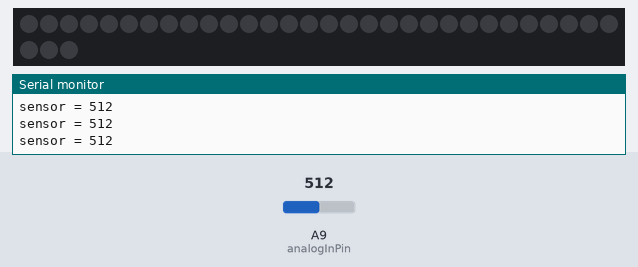
A sketch run on a simulated Arduino Mega 2560, built with avr-gcc and run on an emulated ATmega2560. Shown: 33 RGB LEDs in strip order, left to right, continuing on the next row, the last lines printed to the serial monitor. The inputs (shaded band) are chosen by the test bench; at power-on: A9 (analogInPin) = 512.

Above: at 1.2 s.
1.3 s: A9 (analogInPin) set to 248
4.3 s: A9 (analogInPin) set to 222
At 4.78 s:
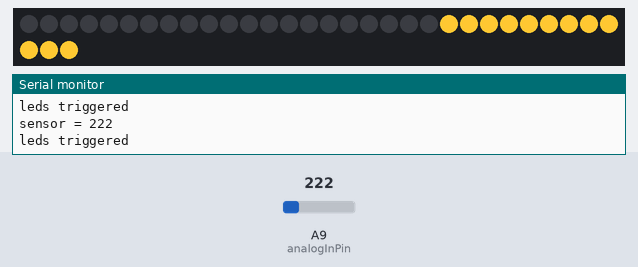
6.7 s: A9 (analogInPin) set to 122
At 7.21 s:
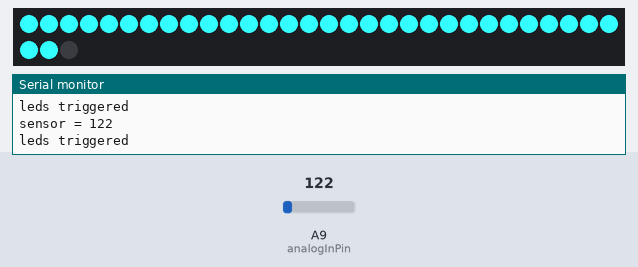
9.4 s: A9 (analogInPin) set to 0
At 9.94 s:
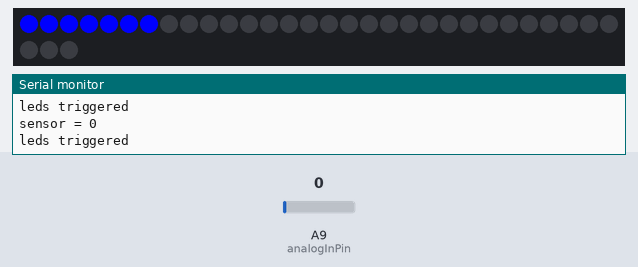

Measured:
- the behaviour switches between 230 and 229 on A9 (analogInPin) (found by bisection; images 0 and 1)
- after the input at 4.3 s, the LEDs: first change at once (image 1 shows a later state)
- after the input at 6.7 s, the LEDs: first differ from a run without the input after 0.36 s (image 2)
- after the input at 9.4 s, the LEDs: first differ from a run without the input after 0.39 s (image 3)

The sketch:

LEFT_SHOE.ino
```cpp
#include <Adafruit_NeoPixel.h>

const int analogInPin = A9;  // Analog input pin that the potentiometer is attached to
Adafruit_NeoPixel strip = Adafruit_NeoPixel(33, 6, NEO_GRB + NEO_KHZ800);
int sensorValue = 0;        // value read from the pot

const int numReadings = 20;

int readings[numReadings];      // the readings from the analog input
int readIndex = 0;              // the index of the current reading
int total = 0;                  // the running total
int average = 0;                // the average

void setup() {
  // initialize serial communications at 9600 bps:
  Serial.begin(9600);
  pinMode(9, INPUT_PULLUP);
  strip.begin();
  strip.show(); // Initialize all pixels to 'off'

  for (int thisReading = 0; thisReading < numReadings; thisReading++) {
    readings[thisReading] = 0;
  }

}

void loop() {
  // read the analog in value:
  sensorValue = analogRead(analogInPin);
  // print the results to the serial monitor:
  Serial.print("sensor = " );
  Serial.println(sensorValue);

  // subtract the last reading:
  total = total - readings[readIndex];
  // read from the sensor:
  readings[readIndex] = sensorValue;
  // add the reading to the total:
  total = total + readings[readIndex];
  // advance to the next position in the array:
  readIndex = readIndex + 1;

  // if we're at the end of the array...
  if (readIndex >= numReadings) {
    // ...wrap around to the beginning:
    readIndex = 0;
  }

  // calculate the average:
  average = total / numReadings;
  /*Serial.print("average = " );
  Serial.println(average);
  int redValue = map(average,127,40,0,255);
  Serial.print("scaled = " );
  Serial.println(redValue);

  for (uint16_t i = 0; i < strip.numPixels(); i++) {
    strip.setPixelColor(i, strip.Color(0,0,0));
    strip.show();
  }
  delay(10);*/
  if (sensorValue < 230 && sensorValue > 200) {
    Serial.println("leds triggered");
    colorWipe(strip.Color(255, 200, 50), 5);
    colorWipe(strip.Color(0, 0, 0), 3);
    }
    else if (sensorValue < 200 && sensorValue > 190) {
    Serial.println("leds triggered");
    colorWipe(strip.Color(0, 255, 0), 5);
    colorWipe(strip.Color(0, 0, 0), 3);
    }
    else if (sensorValue < 190 && sensorValue > 180) {
    Serial.println("leds triggered");
    colorWipe(strip.Color(0, 255, 40), 5);
    colorWipe(strip.Color(0, 0, 0), 3);
    }
    else if (sensorValue < 180 && sensorValue > 170) {
    Serial.println("leds triggered");
    colorWipe(strip.Color(204, 204, 255), 5);
    colorWipe(strip.Color(0, 0, 0), 3);
    }
    else if (sensorValue < 170 && sensorValue > 160) {
    Serial.println("leds triggered");
    colorWipe(strip.Color(50, 0, 13), 5);
    colorWipe(strip.Color(0, 0, 0), 3);
    }
    else if (sensorValue < 160 && sensorValue > 150) {
    Serial.println("leds triggered");
    colorWipe(strip.Color(0, 255, 30), 5);
    colorWipe(strip.Color(0, 0, 0), 3);
    }
    else if (sensorValue < 150 && sensorValue > 140) {
    Serial.println("leds triggered");
    colorWipe(strip.Color(255, 0, 255), 5);
    colorWipe(strip.Color(0, 0, 0), 3);
    }
    else if (sensorValue < 140 && sensorValue > 130) {
    Serial.println("leds triggered");
    colorWipe(strip.Color(0, 102, 102), 5);
    colorWipe(strip.Color(0, 0, 0), 3);
    }
    else if (sensorValue < 130 && sensorValue > 120) {
    Serial.println("leds triggered");
    colorWipe(strip.Color(51, 255, 255), 5);
    colorWipe(strip.Color(0, 0, 0), 3);
    }
    else if (sensorValue < 120) {
    Serial.println("leds triggered");
    colorWipe(strip.Color(0, 0, 255), 5);
    colorWipe(strip.Color(0, 0, 0), 3);
    }
}

void colorWipe(uint32_t c, uint8_t wait) {
  for (uint16_t i = 0; i < strip.numPixels(); i++) {
    strip.setPixelColor(i, c);
    strip.show();
    delay(wait);
  }
}
```
